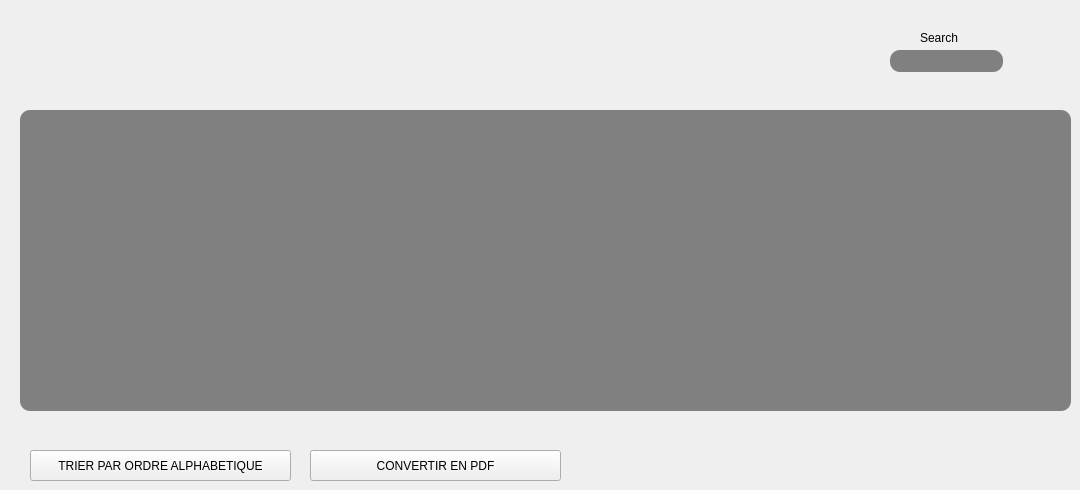
      <widget class="QWidget" name="tab_8">
       <attribute name="title">
        <string>Afficher</string>
       </attribute>
       <widget class="QTableView" name="tableView_e">
        <property name="geometry">
         <rect>
          <x>20</x>
          <y>110</y>
          <width>1051</width>
          <height>301</height>
         </rect>
        </property>
        <property name="styleSheet">
         <string notr="true">border-radius: 10px;
background-color: grey;
color: rgb(255, 255, 255);
alternate-background-color: rgb(255, 255, 255);</string>
        </property>
       </widget>
       <widget class="QPushButton" name="pushButton">
        <property name="geometry">
         <rect>
          <x>30</x>
          <y>450</y>
          <width>261</width>
          <height>31</height>
         </rect>
        </property>
        <property name="styleSheet">
         <string notr="true">QPushButton

{
	background-color: rgb(72, 78, 86);
	border-style: outset;
    border-width: 2px;
    border-radius:10px;
    border-color: beige;
    font: bold 14px;;
    padding: 6px;
	color: rgb(255, 255, 255);

}

QPushButton:hover

{
	background-color: lightgreen;
	color: rgb(0, 0, 0);
	gridline-color: rgb(94, 118, 255);
}

QPushButton:pressed</string>
        </property>
        <property name="text">
         <string>TRIER PAR ORDRE ALPHABETIQUE</string>
        </property>
       </widget>
       <widget class="QPushButton" name="pushButton_2">
        <property name="geometry">
         <rect>
          <x>310</x>
          <y>450</y>
          <width>251</width>
          <height>31</height>
         </rect>
        </property>
        <property name="styleSheet">
         <string notr="true">QPushButton

{
	background-color: rgb(72, 78, 86);
	border-style: outset;
    border-width: 2px;
    border-radius:10px;
    border-color: beige;
    font: bold 14px;;
    padding: 6px;
	color: rgb(255, 255, 255);

}

QPushButton:hover

{
	background-color: lightgreen;
	color: rgb(0, 0, 0);
	gridline-color: rgb(94, 118, 255);
}

QPushButton:pressed</string>
        </property>
        <property name="text">
         <string>CONVERTIR EN PDF</string>
        </property>
       </widget>
       <widget class="QLineEdit" name="lineEdit">
        <property name="geometry">
         <rect>
          <x>890</x>
          <y>50</y>
          <width>113</width>
          <height>22</height>
         </rect>
        </property>
        <property name="styleSheet">
         <string notr="true">border-radius: 10px;
background-color: grey;
color: rgb(255, 255, 255);
alternate-background-color: rgb(255, 255, 255);</string>
        </property>
       </widget>
       <widget class="QLabel" name="label_22">
        <property name="geometry">
         <rect>
          <x>920</x>
          <y>30</y>
          <width>56</width>
          <height>16</height>
         </rect>
        </property>
        <property name="text">
         <string>Search</string>
        </property>
       </widget>
      </widget>
